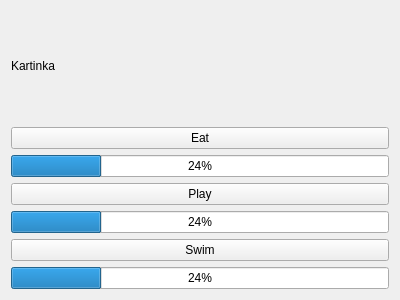
<?xml version="1.0" encoding="UTF-8"?>
<ui version="4.0">
 <class>Widget</class>
 <widget class="QWidget" name="Widget">
  <property name="geometry">
   <rect>
    <x>0</x>
    <y>0</y>
    <width>400</width>
    <height>300</height>
   </rect>
  </property>
  <property name="windowTitle">
   <string>Widget</string>
  </property>
  <layout class="QHBoxLayout" name="horizontalLayout">
   <item>
    <layout class="QVBoxLayout" name="verticalLayout">
     <item>
      <widget class="QLabel" name="label">
       <property name="text">
        <string>Kartinka</string>
       </property>
       <property name="scaledContents">
        <bool>true</bool>
       </property>
      </widget>
     </item>
     <item>
      <widget class="QPushButton" name="pushButton">
       <property name="text">
        <string>Eat</string>
       </property>
      </widget>
     </item>
     <item>
      <widget class="QProgressBar" name="progressBar">
       <property name="value">
        <number>24</number>
       </property>
      </widget>
     </item>
     <item>
      <widget class="QPushButton" name="pushButton_2">
       <property name="text">
        <string>Play</string>
       </property>
      </widget>
     </item>
     <item>
      <widget class="QProgressBar" name="progressBar_2">
       <property name="value">
        <number>24</number>
       </property>
      </widget>
     </item>
     <item>
      <widget class="QPushButton" name="pushButton_3">
       <property name="text">
        <string>Swim</string>
       </property>
      </widget>
     </item>
     <item>
      <widget class="QProgressBar" name="progressBar_3">
       <property name="value">
        <number>24</number>
       </property>
      </widget>
     </item>
    </layout>
   </item>
  </layout>
 </widget>
 <layoutdefault spacing="6" margin="11"/>
 <resources/>
 <connections/>
</ui>
